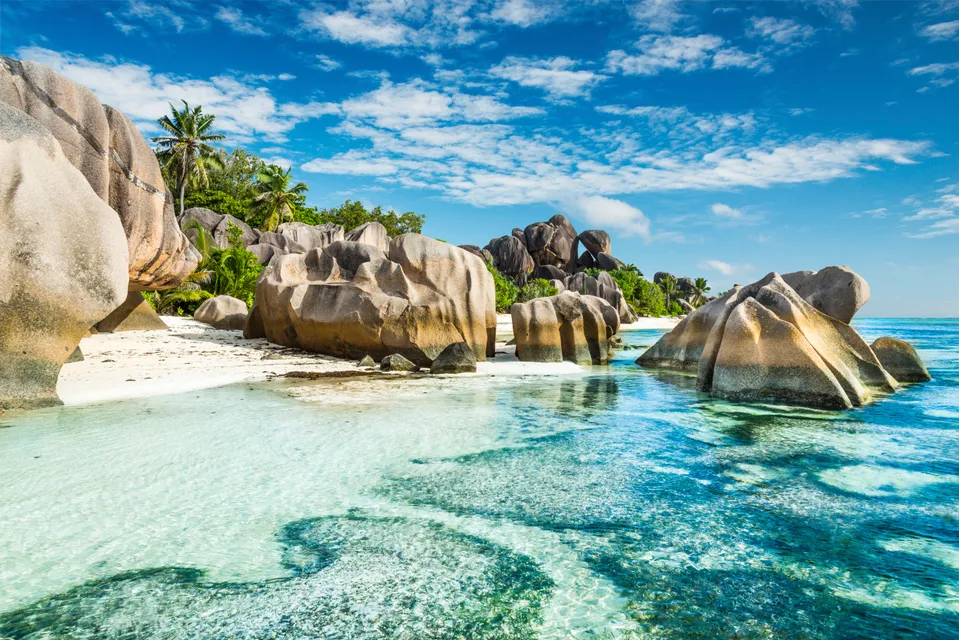
#> input picture Questions/10/imagem10.jpg, 959 x 640 px
$ python Answer.py
#> lines starting #> are read from the running program, lines starting #| are printed output that depends on the picture; after the words box and inside, x2 and y2 are one past the last pixel; in counts of white or black regions, pixels touching at a corner belong together
import cv2
import numpy as np

img = cv2.imread("imagem10.jpg", cv2.IMREAD_COLOR)
#> img is the input picture: shape (640, 959, 3); mean B, G, R 168.8, 164.4, 120.4

if img is None:
    print("the fils cannot be read")

else:

    img_gray = cv2.cvtColor(img, cv2.COLOR_BGR2GRAY)
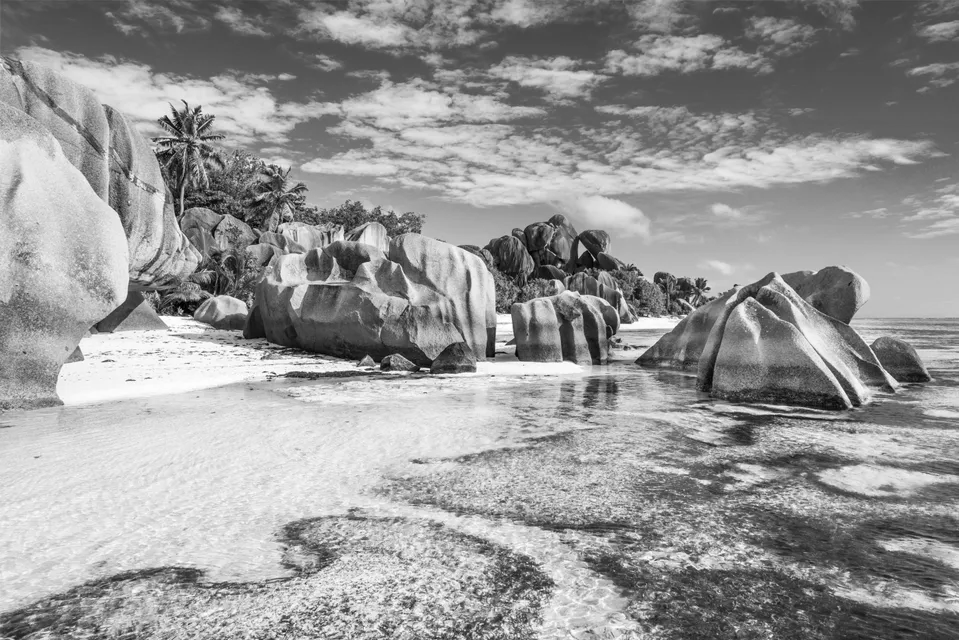
#> img_gray: shape (640, 959); min 0, max 255, mean 151.8

    cv2.imshow("image B&W", img_gray)
    cv2.imwrite("image_GSQL.jpg", img_gray)
    cv2.imshow("input image", img)


######### doing the question issue now

    static_matrix = np.zeros_like(img_gray)### creating the static matrix with the same sizes of the image

    ##### using direct assingment (faster and more efficient)
    static_matrix[:] = img_gray

    threshold_min, threshold_max = 100, 255

    ignore , thresholded_matrix = cv2.threshold(static_matrix , threshold_min , threshold_max, cv2.THRESH_BINARY)
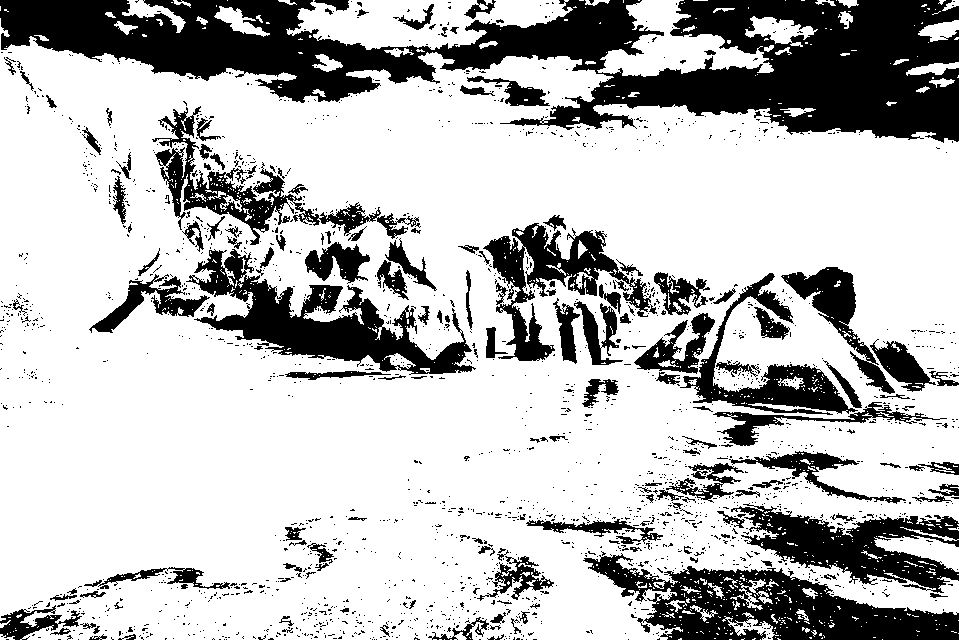
#> thresholded_matrix: shape (640, 959); 73.8% white; 1992 black regions (1829 under 20 px), largest, box (x1, y1, x2, y2) and area: (0, 0, 959, 143) 64828, (583, 553, 959, 640) 14693, (186, 249, 476, 375) 12152
#> ignore = 100

    np.savetxt('result.txt', thresholded_matrix, fmt='%d')

    with open ('result.txt', 'r') as file:

        result = file.read()

        print(result)

        cv2.waitKey(0)
        cv2.destroyAllWindows()
